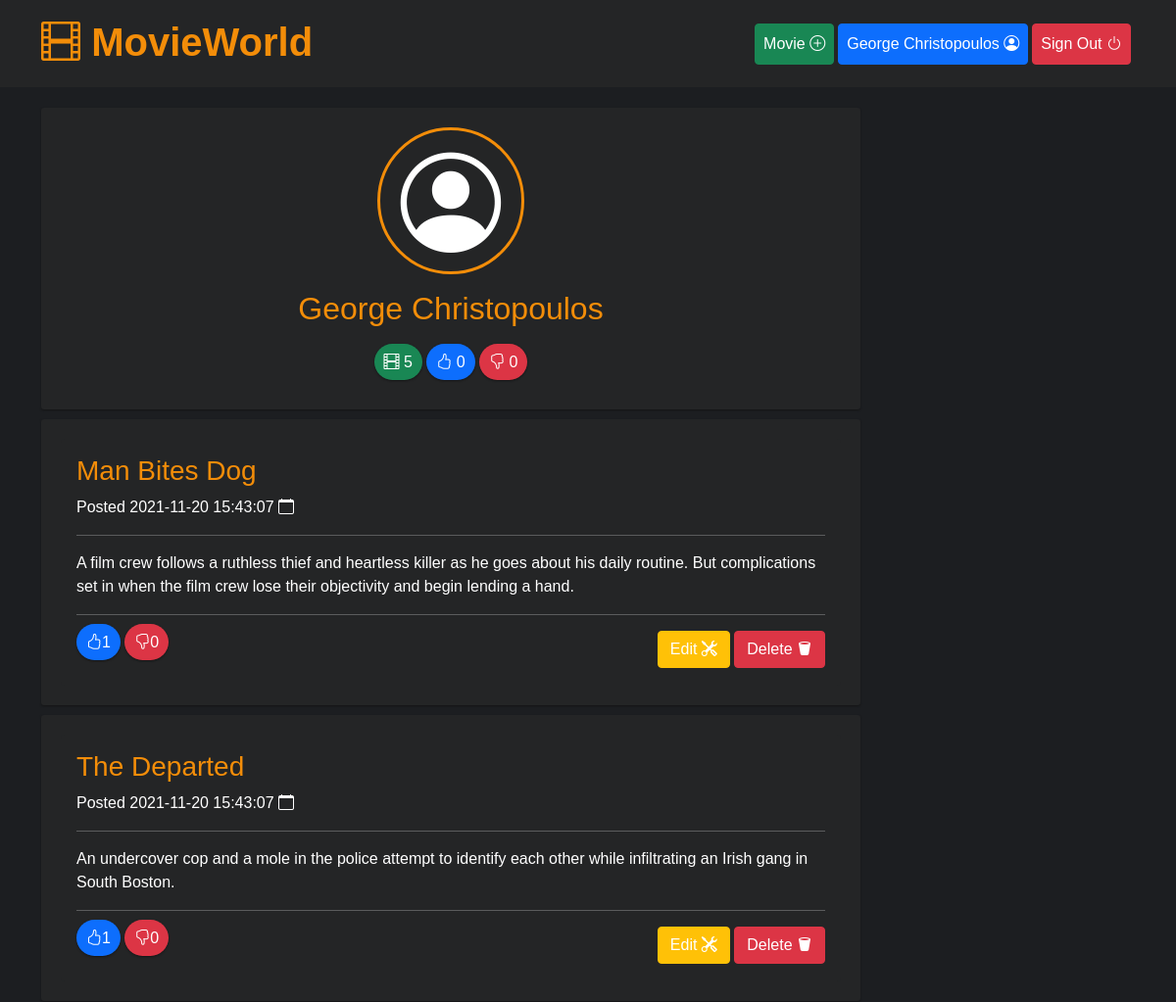
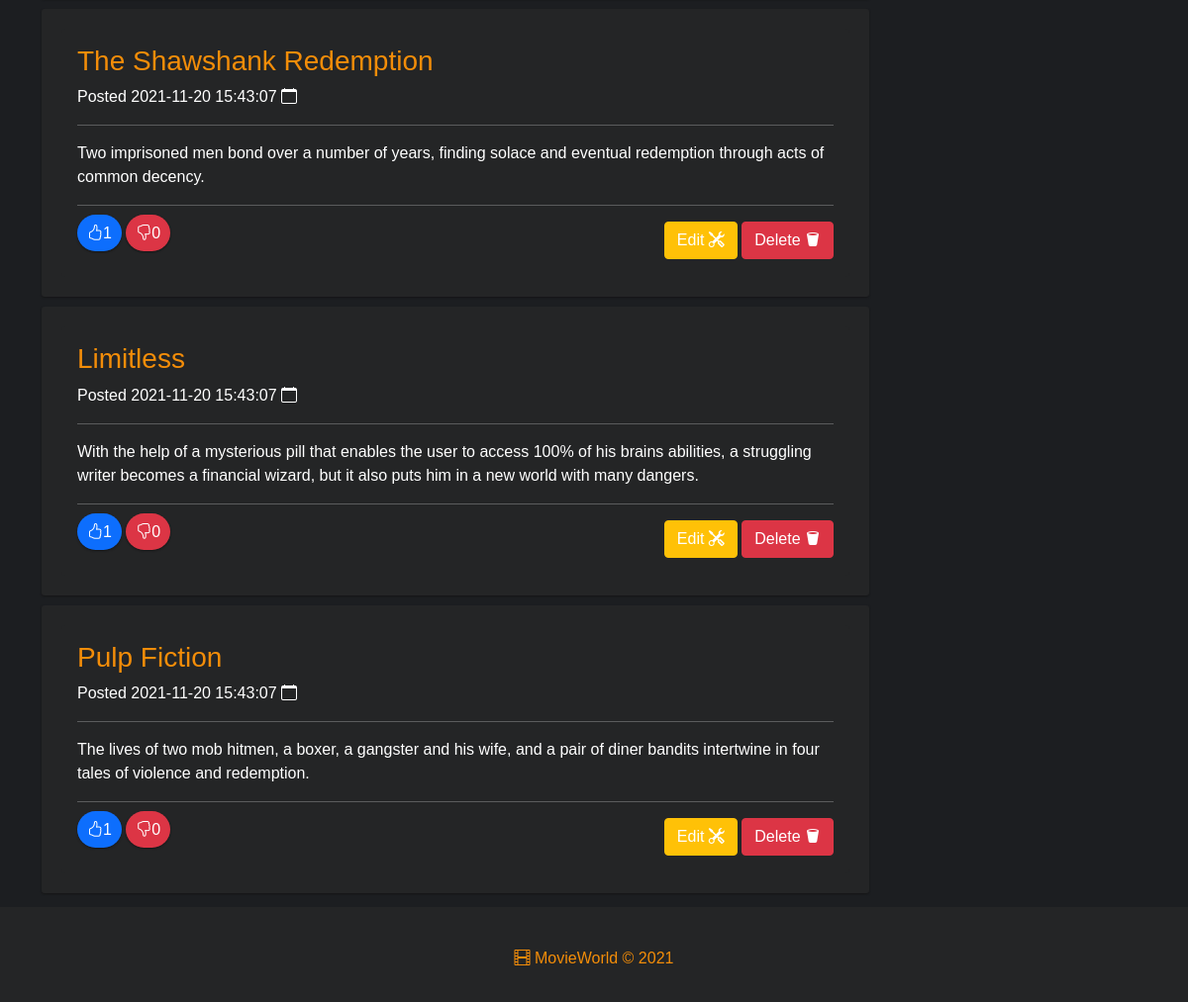
The app's page /profile.php (signed in) with its own data (2 pictures, top to bottom).
### tables this page shows
CREATE TABLE `movies` (
	`id` INT NOT NULL AUTO_INCREMENT,
	`title` VARCHAR(240) NOT NULL,
	`description` VARCHAR(240) NOT NULL,
    `user_id` INT NOT NULL,
	`created` DATETIME DEFAULT CURRENT_TIMESTAMP,
	`updated` DATETIME DEFAULT CURRENT_TIMESTAMP,
    FOREIGN KEY (user_id) REFERENCES users (id) ON DELETE CASCADE ON UPDATE CASCADE,
	PRIMARY KEY (`id`)
);

### profile.php (the view, shortened to what this page needs)
<?php
require_once "config.php";
$id = $_SESSION['id'];
$sql_total_movies = 'SELECT COUNT(*) FROM movies WHERE user_id=' . $id;
$total_movies = $pdo->query($sql_total_movies)->fetchColumn();
$sql_movies = 'SELECT * FROM movies WHERE user_id=' . $id . ' ORDER BY updated DESC';
$fullname = $_SESSION['fullname'];
$total_likes = 0;
$total_dislikes = 0;
foreach ($pdo->query($sql_movies) as $row) {
    $sql_total_likes = 'SELECT COUNT(*) FROM ratings WHERE rating = 1 AND user_id=' . $id . ' AND movie_id=' . $row['id'];
    $sql_total_dislikes = 'SELECT COUNT(*) FROM ratings WHERE rating = 0 AND user_id=' . $id . ' AND movie_id=' . $row['id'];
    try {
        $total_dislikes += $pdo->query($sql_total_dislikes)->fetchColumn();
        $total_likes += $pdo->query($sql_total_likes)->fetchColumn();
    } catch (PDOException $e) {
    }
}
?>
<!doctype html>
<html lang="en">
<head>
    <link href="https://cdn.jsdelivr.net/npm/bootstrap@5.1.3/dist/css/bootstrap.min.css" rel="stylesheet">
    <link rel="stylesheet" href="https://cdn.jsdelivr.net/npm/bootstrap-icons@1.7.1/font/bootstrap-icons.css">
    <link href="./assets/css/app.css" rel="stylesheet" />
    <link href="./assets/css/profile.css" rel="stylesheet" />
</head>
<body>
    <header>
        <nav class="navbar navbar-expand-lg fixed-top navbar-dark bg-very-dark">
            <div class="container">
                <a class="navbar-brand" href="/"><i class="bi bi-film"></i> MovieWorld </a>
                <div class="collapse navbar-collapse" id="navbarNav">
                    <ul class="navbar-nav ms-auto">
                        <li class="nav-item me-1">
                            <a class="nav-link btn btn-success text-white" href="newMovie.php">Movie <i class="bi bi-plus-circle"></i></a>
                        </li>
                        <li class="nav-item me-1">
                            <a class="nav-link btn btn-primary text-white" href="profile.php"><?php print $_SESSION['fullname'] ?> <i class="bi bi-person-circle"></i></a>
                        </li>
                        <li class="nav-item me-1">
                            <a class="nav-link btn btn-danger text-white" href="logout.php">Sign Out <i class="bi bi-power"></i></a>
                        </li>
                    </ul>
                </div>
            </div>
        </nav>
    </header>
    <div class="add-space"></div>
    <main class="container">
        <div class="row g-1">
            <div class="col-9">
                <div class="movie-texture">
                    <div class="profile m-auto text-center">
                        <i class="bi bi-person-circle text-white" style="font-size: 6.4rem;"></i>
                    </div>
                    <h2 class="text-center text-gold p-3"><?php echo $fullname ?></h2>
                    <p class="text-center text-white">
                        <span class="movie"><i class="bi bi-film"></i> <?php echo $total_movies ?></span>
                        <span class="like"><i class="bi bi-hand-thumbs-up"></i> <?php echo $total_likes ?></span>
                        <span class="dislike"><i class="bi bi-hand-thumbs-down"></i> <?php echo $total_dislikes ?></span>
                    </p>
                </div>
                <?php
                foreach ($pdo->query($sql_movies) as $row) {
                    $sql_likes = 'SELECT COUNT(*) FROM ratings WHERE movie_id=' . $row['id'] . ' AND rating = 1';
                    $sql_dislikes = 'SELECT COUNT(*) FROM ratings WHERE movie_id=' . $row['id'] . ' AND rating = 0';
                    try {
                        $likes = $pdo->query($sql_likes)->fetchColumn();
                    } catch (PDOException $e) {
                        $likes = 0;
                    }
                    try {
                        $dislikes = $pdo->query($sql_dislikes)->fetchColumn();
                    } catch (PDOException $e) {
                        $dislikes = 0;
                    }
                    print '<div class="movie-texture">';
                    print '<div class="card bg-very-dark">';
                    print '<div class="card-body">';
                    print '<h3 class="card-title">' . $row['title'] . '</h3>';
                    print '<p>Posted ' . $row['updated'] . ' <i class="bi bi-calendar"></i></p>';
                    print '<hr />';
                    print '<p class="card-text">' . $row['description'] . '</p>';
                    print '<hr />';
                    print '<p>';
                    print '<span class="like"><i class="bi bi-hand-thumbs-up"></i>' . $likes . '</span> ';
                    print '<span class="dislike"><i class="bi bi-hand-thumbs-down"></i>' . $dislikes . '</span>';
                    print '<span style="float:right">';
                    print '<a class="btn btn-warning text-white" href="editMovie.php?id=' . $row['id'] . '">Edit <i class="bi bi-tools"></i></a> ';
                    print '<a class="btn btn-danger  text-white" href="deleteMovie.php?id=' . $row['id'] . '">Delete <i class="bi bi-trash2-fill"></i></a>';
                    print '</span>';
                    print '</p>';
                    print '</div>';
                    print '</div>';
                    print '</div>';
                }
                ?>
            </div>
        </div>
        <div class="add-space"></div>
    </main>
    <footer class="footer fixed-bottom mt-auto p-3 bg-very-dark">
        <div class="container">
            <br />
            <p class="text-gold text-center"><i class="bi bi-film"></i> MovieWorld © 2021</p>
        </div>
    </footer>
</body>
</html>

### assets/css/app.css (style rules this page uses)
* { margin: 0; padding: 0; box-sizing: inherit; }
html { box-sizing: border-box; }
body { background-color: #1c1e21; font-family: 'Robot', sans-serif; color: #fff; }
.navbar-brand { color: #f38d09 !important; font-weight: bold; border-bottom: 3px solid #242526; transition: border 0.5s ease-in-out; font-size: 2.5rem !important; }
.bg-very-dark { background-color: #242526; }
.movie { padding: 10px; background: #198754; border-radius: 20px; box-shadow: 0 1px 2px #151516; }
.like { padding: 10px; background: #0d6efd; border-radius: 20px; box-shadow: 0 1px 2px #151516; }
.dislike { padding: 10px; background: #dc3545; border-radius: 20px; box-shadow: 0 1px 2px #151516; }
.movie-texture { margin: 10px 0; width: 100%; height: auto; background: #242526; padding: 20px; border-radius: 3px; box-shadow: 0 1px 2px #151516; }
.card { border: none; }
.card-title { color: #f38d09; }
.text-gold { color: #f38d09; }
.add-space { height: 100px; }

### assets/css/profile.css (style rules this page uses)
.profile { border-radius: 100%; border: 3px solid #f38d09; width: 150px; height: 150px; background-color: #242526; }

### records on screen
movies: title "Man Bites Dog", updated "2021-11-20 15:43:07", description "A film crew follows a ruthless thief and heartless killer as he goes about his daily routine. But complications set in when the film crew lose their objectivity and begin lending a hand.", likes "1", dislikes "0"
movies: title "The Departed", updated "2021-11-20 15:43:07", description "An undercover cop and a mole in the police attempt to identify each other while infiltrating an Irish gang in South Boston.", likes "1", dislikes "0"
movies: title "The Shawshank Redemption", updated "2021-11-20 15:43:07", description "Two imprisoned men bond over a number of years, finding solace and eventual redemption through acts of common decency.", likes "1", dislikes "0"
movies: title "Limitless", updated "2021-11-20 15:43:07", description "With the help of a mysterious pill that enables the user to access 100% of his brains abilities, a struggling writer becomes a financial wizard, but it also puts him in a new world with many dangers.", likes "1", dislikes "0"
movies: title "Pulp Fiction", updated "2021-11-20 15:43:07", description "The lives of two mob hitmen, a boxer, a gangster and his wife, and a pair of diner bandits intertwine in four tales of violence and redemption.", likes "1", dislikes "0"

### other values on screen
$_SESSION['fullname'] "George Christopoulos"
$fullname "George Christopoulos"
$total_movies "5"
$total_likes "0"
$total_dislikes "0"
